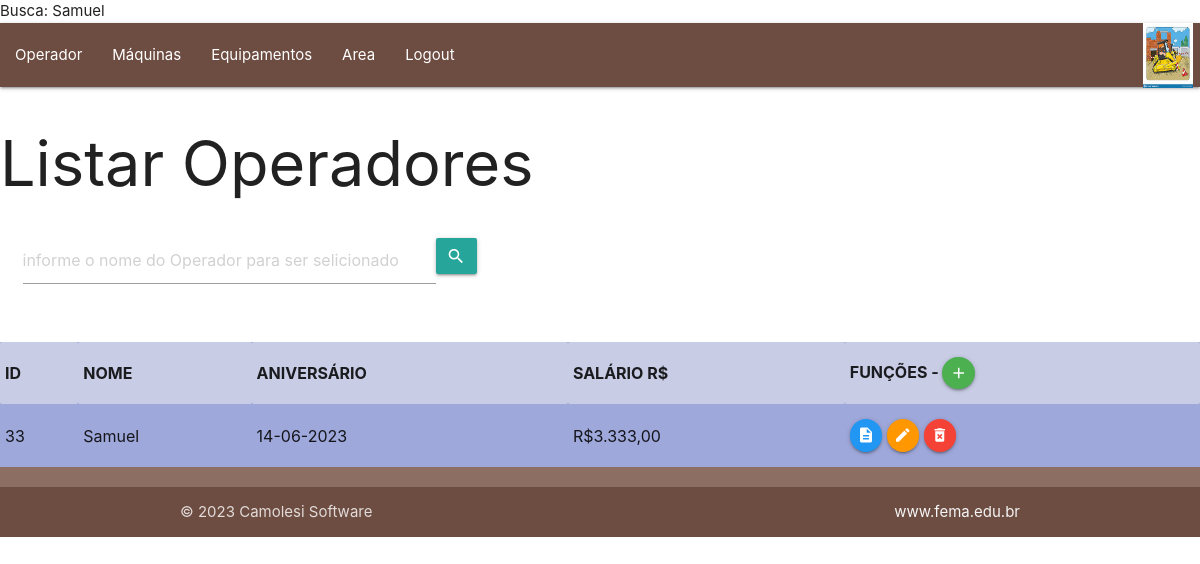
/VIEW/operador/lstoperador2.php?busca=Samuel (signed in), run on the app's committed database.
### tables this page shows
CREATE TABLE `operador` (
  `id` int(11) NOT NULL,
  `nome` varchar(35) NOT NULL,
  `aniversario` date NOT NULL,
  `salario` float NOT NULL
);

### DAL/dalOperador.php (called while the page is built, shortened)
<?php
    include_once  'C:\xampp\htdocs\lpbcct2php2023\MODEL\Operador.php';
    class dalOperador {
        public function SelectNome(string $nome){
            $sql = "select * from operador WHERE nome like  '%" . $nome .  "%' order by nome;";
            $pdo = Conexao::conectar();
            $result = $pdo->query($sql);
            $lstOperador = null;
            foreach($result as $linha){
              $operador = new \MODEL\Operador();
              $operador->setId($linha['id']);
              $operador->setNome($linha['nome']);
              $date = date_create($linha['aniversario']);
              $operador->setAniversario(date_format($date, 'd-m-Y'));
              $operador->setSalario($linha['salario']);
              $lstOperador[] = $operador;
            }
            return  $lstOperador;
          }
    }
?>

### BLL/blloperador.php (called while the page is built, shortened)
<?php
    include_once '../../DAL/dalOperador.php';
    class bllOperador {
        public function SelectNome(string $nome){
            $daloperador = new dalOperador();
            return $daloperador->SelectNome($nome);
        }
    }
?>

### MODEL/operador.php (called while the page is built, shortened)
<?php
   class Operador{
        private ?int $id;
        private ?string $nome;
        private ?string $aniversario;
        private ?float $salario;
        public function getId() {
            return $this->id;
        }
        public function setId(int $id){
            $this->id = $id;
        }
        public function getNome() {
            return $this->nome;
        }
        public function setNome(string $nome){
            $this->nome = $nome;
        }
        public function getAniversario() {
            return $this->aniversario;
        }
        public function setAniversario(string $aniversario){
            $this->aniversario = $aniversario;
        }
        public function getSalario() {
            return $this->salario;
        }
        public function setSalario(float $salario){
            $this->salario = $salario;
        }
   }
?>

### VIEW/operador/lstoperador2.php (the view, shortened to what this page needs)
<?php
include_once  'C:\xampp\htdocs\lpbcct2php2023\BLL\bllOperador.php';
if (isset($_GET['busca']))
    $busca = $_GET['busca'];
else $busca = null;
echo "Busca: " . $busca . "</br>";
$bll = new \bll\bllOperador();
if ($busca == null)
    $lstOperador = $bll->Select();
else $lstOperador = $bll->SelectNome($busca);
?>
<!DOCTYPE html>
<html lang="pt-br">
<head>
    <link rel="stylesheet" href="https://cdnjs.cloudflare.com/ajax/libs/materialize/1.0.0/css/materialize.min.css">
</head>
<body>
    <?php include_once '../menu.php'; ?>
    <h1>Listar Operadores</h1>
    <div class="row">
        <div class="input-field">
            <form action="../operador/lstoperador2.php" method="GET" id="frmBuscaOperador" class="col s8">
                <div class="input-field col s8">
                    <input type="text" placeholder="informe o nome do Operador para ser selicionado" class="form-control col s10" id="txtBusca" name="busca">
                    <button class="btn waves-effect waves-light col m1" type="submit" name="action">
                        <i class="material-icons right">search</i></button>
                </div>
            </form>
        </div>
    </div>
    <table class="striped indigo lighten-3">
        <tr>
            <th>ID</th>
            <th>NOME</th>
            <th>ANIVERSÁRIO</th>
            <th>SALÁRIO R$</th>
            <th>FUNÇÕES -
                <a class="btn-floating btn-small waves-effect waves-light green" onclick="JavaScript:location.href='insoperador.php'">
                    <i class="material-icons">add</i>
                </a>
            </th>
        </tr>
        <?php
        foreach ($lstOperador as $operador) {
        ?>
            <tr>
                <td><?php echo $operador->getId(); ?></td>
                <td><?php echo $operador->getNome(); ?></td>
                <td><?php echo $operador->getAniversario(); ?></td>
                <td><?php echo "R$" . number_format($operador->getSalario(), 2, ",", "."); ?></td>
                <td>
                    <a class="btn-floating btn-small waves-effect waves-light blue" onclick="JavaScript:location.href='detoperador.php?id=' +
                                     <?php echo $operador->getId(); ?>">
                        <i class="material-icons">description</i>
                    </a>
                    <a class="btn-floating btn-small waves-effect waves-light orange" onclick="JavaScript:location.href='edtoperador.php?id=' +
                                     <?php echo $operador->getId(); ?>">
                        <i class="material-icons">edit</i>
                    </a>
                    <a class="btn-floating btn-small waves-effect waves-light red" onclick="JavaScript:
                        remover( <?php echo $operador->getId(); ?>);">
                        <i class="material-icons">delete_forever</i>
                    </a>
                </td>
            </tr>
        <?php
        }
        ?>
    </table>
    <?php include_once '../footer.php'; ?>
</body>
</html>

### data on the page
operador: id "33", nome "Samuel", Aniversario "14-06-2023", salario "3.333,00"

### other printed values
$busca "Samuel"
